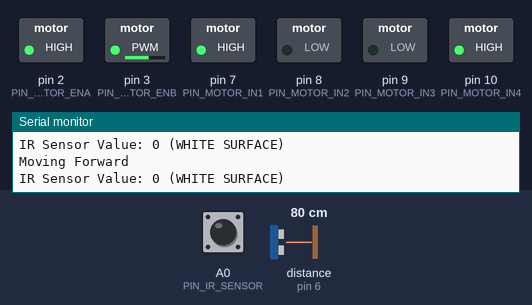
A sketch run on a simulated Arduino Nano, built with avr-gcc and run on an emulated ATmega328P. Parts: switched loads named in the sketch (green lamp = pin HIGH), the last lines printed to the serial monitor. Wiring (inferred from the names in the program): ultrasonic range finder: trigger pin 5; echo pin 6. Inputs (shaded band) come from the test bench; at power-on: A0 (PIN_IR_SENSOR) LOW, distance to the obstacle (sensor on pin 6) 80 cm. The echo pulse lasts 58.3 µs per cm; pins used as bus, display or sensor lines are not drawn.

Above: at 1.2 s.
1.3 s: A0 (PIN_IR_SENSOR) driven HIGH
At 3.8 s:
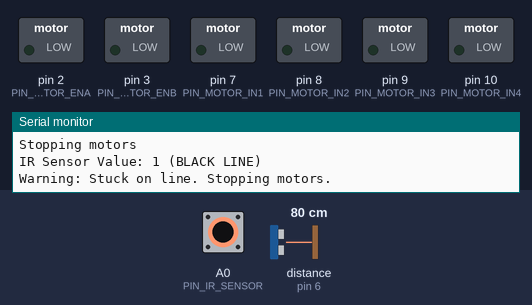
4.3 s: A0 (PIN_IR_SENSOR) driven LOW
At 4.7 s:
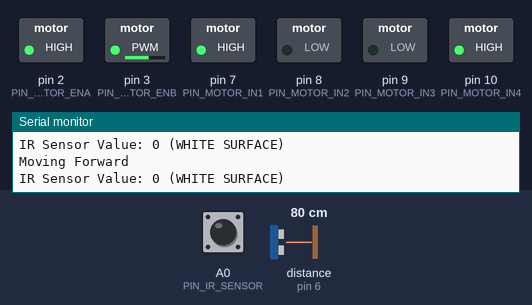
7.3 s: distance to the obstacle (sensor on pin 6) set to 18 cm
10.3 s: distance to the obstacle (sensor on pin 6) set to 14 cm
At 11.6 s:
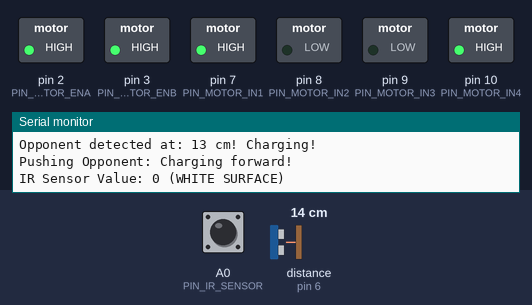
11.9 s: distance to the obstacle (sensor on pin 6) set to 35 cm
At 13.2 s:
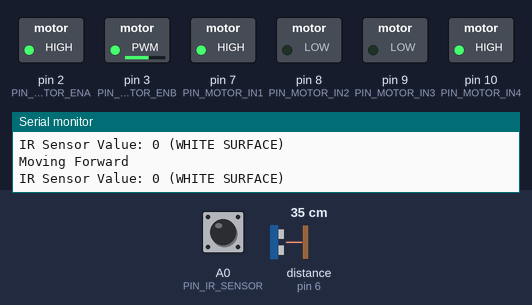
13.5 s: A0 (PIN_IR_SENSOR) pulsed HIGH 2 times (0.12 s each, 0.3 s apart)
At 14.3 s:
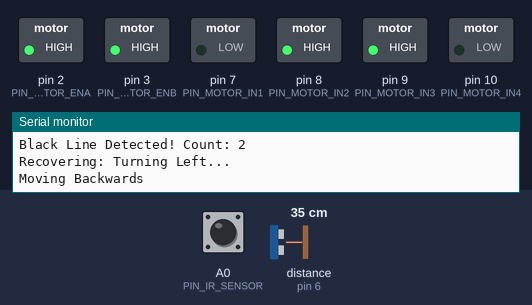
Timing chart, 0 to 16.8 s (numbered marks = the images above; inputs shaded):
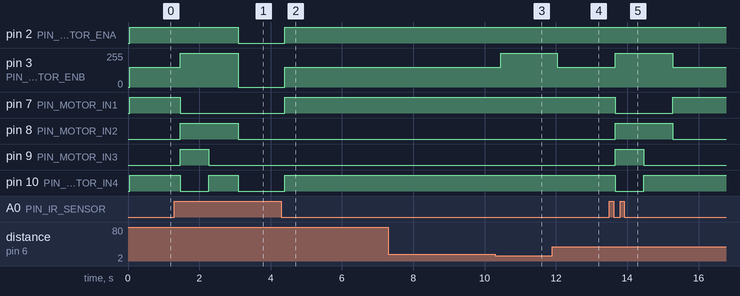

The sketch:

Sumobot_IR_with_Ultrasonic.ino
```cpp
/**
 * @file Sumobot IR with Ultrasonic.ino
 * @brief Autonomous Sumo Robot code using an IR sensor for ring edge detection
 *        and an Ultrasonic sensor for opponent detection and tracking.
 * @author Kurunotchi
 * @date 2026-05-22 (Refactored)
 *
 * Hardware Connections (Arduino Nano):
 * - IR Line Sensor: Pin A0 (Digital Input)
 * - Ultrasonic Sensor:
 *   - Trig Pin: Pin 5
 *   - Echo Pin: Pin 6
 * - L298N Motor Driver Control Pins:
 *   - IN1: Pin 7 (Left Motor Control 1)
 *   - IN2: Pin 8 (Left Motor Control 2)
 *   - IN3: Pin 9 (Right Motor Control 1)
 *   - IN4: Pin 10 (Right Motor Control 2)
 *   - ENA: Pin 2 (Left Motor Speed Enable, PWM)
 *   - ENB: Pin 3 (Right Motor Speed Enable, PWM)
 */

// --- Pin Definitions ---
const int PIN_IR_SENSOR = A0;   ///< Analog pin used as digital input for line sensor
const int PIN_US_TRIG   = 5;    ///< Ultrasonic Trigger Pin
const int PIN_US_ECHO   = 6;    ///< Ultrasonic Echo Pin

// L298N Motor Control Pins
const int PIN_MOTOR_IN1 = 7;    ///< Left Motor Input 1
const int PIN_MOTOR_IN2 = 8;    ///< Left Motor Input 2
const int PIN_MOTOR_IN3 = 9;    ///< Right Motor Input 1
const int PIN_MOTOR_IN4 = 10;   ///< Right Motor Input 2
const int PIN_MOTOR_ENA = 2;    ///< Left Motor Speed (PWM)
const int PIN_MOTOR_ENB = 3;    ///< Right Motor Speed (PWM)

// --- Sensor State Constants ---
const int LINE_DETECTED = HIGH;   ///< Sensor reads HIGH on the black ring border
const int SURFACE_WHITE = LOW;    ///< Sensor reads LOW on the white inside surface

// --- Speed Configurations (0 to 255) ---
const int SPEED_CRUISE  = 150;    ///< Motor speed when searching/cruising
const int SPEED_TURN    = 255;    ///< Motor speed during turn recovery
const int SPEED_ATTACK  = 255;    ///< Motor speed during opponent charge

// --- Tactical Configurations ---
const int OPPONENT_THRESHOLD_CM = 15;   ///< Detection threshold for opponent (in cm)
const unsigned long ACTION_DELAY_MS = 800; ///< Recovery turn and backing duration (in ms)
const int MAX_LINE_COUNT = 6;            ///< Reset count after this many line detections
const bool BACKUP_BEFORE_PUSH = false;   ///< Set to true to back up before charging (legacy behavior)

// --- Global Variables ---
int darklineCount = 0;                  ///< Tracks consecutive line detections to alternate turn directions
int previousValue = SURFACE_WHITE;       ///< Stores the previous sensor reading for edge detection

// --- Function Prototypes ---
void moveForward();
void moveBackwards();
void turnRight();
void turnLeft();
void pushOpponent(int speed);
void stopMotors();
long readDistanceCm();

/**
 * @brief Initialize pins, serial communication, and setup start-up feedback.
 */
void setup() {
  // Ultrasonic Pin Configuration
  pinMode(PIN_US_TRIG, OUTPUT);
  pinMode(PIN_US_ECHO, INPUT);

  // Motor Driver Control Pin Configuration
  pinMode(PIN_MOTOR_IN1, OUTPUT);
  pinMode(PIN_MOTOR_IN2, OUTPUT);
  pinMode(PIN_MOTOR_IN3, OUTPUT);
  pinMode(PIN_MOTOR_IN4, OUTPUT);

  pinMode(PIN_MOTOR_ENA, OUTPUT);
  pinMode(PIN_MOTOR_ENB, OUTPUT);

  // Line Sensor Pin Configuration
  pinMode(PIN_IR_SENSOR, INPUT);

  // Debug Serial Setup
  Serial.begin(9600);
  Serial.println(F("Sumobot IR & Ultrasonic Initialized. Ready for battle!"));
}

/**
 * @brief Main execution loop containing the sumobot state logic.
 */
void loop() {
  // Read sensors
  int lineState = digitalRead(PIN_IR_SENSOR);
  long distance = readDistanceCm();

  // Print line status to serial interface
  Serial.print(F("IR Sensor Value: "));
  Serial.print(lineState);
  Serial.print(F(" ("));
  Serial.print(lineState == LINE_DETECTED ? F("BLACK LINE") : F("WHITE SURFACE"));
  Serial.println(F(")"));

  // Check for White-to-Black border transition (Rising Edge)
  if (lineState == LINE_DETECTED && previousValue == SURFACE_WHITE) {
    darklineCount++;
    Serial.print(F("Black Line Detected! Count: "));
    Serial.println(darklineCount);

    // Alternate recovery directions based on detection count
    if (darklineCount >= 1 && darklineCount <= 3) {
      Serial.println(F("Recovering: Turning Left..."));
      turnLeft();
    } else if (darklineCount >= 4 && darklineCount <= 6) {
      Serial.println(F("Recovering: Turning Right..."));
      turnRight();
    }

    // Reset counter once we complete a full cycle of turns
    if (darklineCount >= MAX_LINE_COUNT) {
      darklineCount = 0;
      Serial.println(F("Resetting Dark Line Count."));
    }

    // Save line state and exit early to avoid executing movements on stale distance reading
    previousValue = LINE_DETECTED;
    return;
  }

  // Update previous state value
  previousValue = lineState;

  // If safe inside the ring, proceed with search or attack
  if (lineState == SURFACE_WHITE) {
    if (distance > 0 && distance < OPPONENT_THRESHOLD_CM) {
      Serial.print(F("Opponent detected at: "));
      Serial.print(distance);
      Serial.println(F(" cm! Charging!"));
      pushOpponent(SPEED_ATTACK);
    } else {
      moveForward();
    }
  } else {
    // Safety fallback: if we are still resting on the black line, halt to prevent driving out
    Serial.println(F("Warning: Stuck on line. Stopping motors."));
    stopMotors();
  }
}

/**
 * @brief Measure the distance to the closest object in front of the robot.
 * @return Distance in centimeters, or 999 if no object is within range (timeout).
 */
long readDistanceCm() {
  // Send a clean 10-microsecond HIGH pulse to trigger the sensor
  digitalWrite(PIN_US_TRIG, LOW);
  delayMicroseconds(2);
  digitalWrite(PIN_US_TRIG, HIGH);
  delayMicroseconds(10);
  digitalWrite(PIN_US_TRIG, LOW);

  // Read the return echo pulse. Timeout in 30,000 microseconds (~5 meters max)
  long duration = pulseIn(PIN_US_ECHO, HIGH, 30000);

  // duration is 0 if no pulse is received (timeout)
  if (duration == 0) {
    return 999;
  }

  // Calculate distance: speed of sound is 343 m/s or 0.0343 cm/us
  long distanceCm = (duration * 0.0343) / 2;
  return distanceCm;
}

/**
 * @brief Drive the robot straight forward at cruise speed.
 */
void moveForward() {
  Serial.println(F("Moving Forward"));
  analogWrite(PIN_MOTOR_ENA, SPEED_CRUISE);
  analogWrite(PIN_MOTOR_ENB, SPEED_CRUISE);
  digitalWrite(PIN_MOTOR_IN1, HIGH);
  digitalWrite(PIN_MOTOR_IN2, LOW);
  digitalWrite(PIN_MOTOR_IN3, LOW);
  digitalWrite(PIN_MOTOR_IN4, HIGH);
}

/**
 * @brief Drive both motors in reverse at full speed.
 */
void moveBackwards() {
  Serial.println(F("Moving Backwards"));
  analogWrite(PIN_MOTOR_ENA, SPEED_TURN);
  analogWrite(PIN_MOTOR_ENB, SPEED_TURN);
  digitalWrite(PIN_MOTOR_IN1, LOW);
  digitalWrite(PIN_MOTOR_IN2, HIGH);
  digitalWrite(PIN_MOTOR_IN3, HIGH);
  digitalWrite(PIN_MOTOR_IN4, LOW);
}

/**
 * @brief Back up and pivot right.
 */
void turnRight() {
  // Step 1: Move backwards away from the border
  moveBackwards();
  delay(ACTION_DELAY_MS);

  // Step 2: Pivot right (left motor forward, right motor backward)
  Serial.println(F("Pivoting Right"));
  analogWrite(PIN_MOTOR_ENA, SPEED_TURN);
  analogWrite(PIN_MOTOR_ENB, SPEED_TURN);
  digitalWrite(PIN_MOTOR_IN1, HIGH);
  digitalWrite(PIN_MOTOR_IN2, LOW);
  digitalWrite(PIN_MOTOR_IN3, HIGH);
  digitalWrite(PIN_MOTOR_IN4, LOW);
  delay(ACTION_DELAY_MS);
}

/**
 * @brief Back up and pivot left.
 */
void turnLeft() {
  // Step 1: Move backwards away from the border
  moveBackwards();
  delay(ACTION_DELAY_MS);

  // Step 2: Pivot left (left motor backward, right motor forward)
  Serial.println(F("Pivoting Left"));
  analogWrite(PIN_MOTOR_ENA, SPEED_TURN);
  analogWrite(PIN_MOTOR_ENB, SPEED_TURN);
  digitalWrite(PIN_MOTOR_IN1, LOW);
  digitalWrite(PIN_MOTOR_IN2, HIGH);
  digitalWrite(PIN_MOTOR_IN3, LOW);
  digitalWrite(PIN_MOTOR_IN4, HIGH);
  delay(ACTION_DELAY_MS);
}

/**
 * @brief Engage and push the opponent.
 * @param speed Speed level (0 - 255) to drive the motors.
 */
void pushOpponent(int speed) {
  if (BACKUP_BEFORE_PUSH) {
    // Legacy wind-up maneuver
    Serial.println(F("Pushing Opponent: Backing up first..."));
    moveBackwards();
    delay(ACTION_DELAY_MS);
  }

  // Charge forward at specified speed
  Serial.println(F("Pushing Opponent: Charging forward!"));
  analogWrite(PIN_MOTOR_ENA, speed);
  analogWrite(PIN_MOTOR_ENB, speed);
  digitalWrite(PIN_MOTOR_IN1, HIGH);
  digitalWrite(PIN_MOTOR_IN2, LOW);
  digitalWrite(PIN_MOTOR_IN3, LOW);
  digitalWrite(PIN_MOTOR_IN4, HIGH);
}

/**
 * @brief Stop both motors immediately.
 */
void stopMotors() {
  Serial.println(F("Stopping motors"));
  analogWrite(PIN_MOTOR_ENA, 0);
  analogWrite(PIN_MOTOR_ENB, 0);
  digitalWrite(PIN_MOTOR_IN1, LOW);
  digitalWrite(PIN_MOTOR_IN2, LOW);
  digitalWrite(PIN_MOTOR_IN3, LOW);
  digitalWrite(PIN_MOTOR_IN4, LOW);
}
```

Measured:
- the behaviour switches between 16 and 15 cm on distance to the obstacle (sensor on pin 6) (found by bisection; images 2 and 3)
- after the input at 1.3 s, pin 2 (PIN_MOTOR_ENA): HIGH → LOW after 1.8 s; pin 3 (PIN_MOTOR_ENB): 150/255 → 255/255 after 0.16 s, → 0/255 1.6 s later; pin 7 (PIN_MOTOR_IN1): HIGH → LOW after 0.16 s; pin 8 (PIN_MOTOR_IN2): LOW → HIGH after 0.16 s, → LOW 1.6 s later; pin 9 (PIN_MOTOR_IN3): LOW → HIGH after 0.16 s, → LOW 0.80 s later
- after the input at 4.3 s, pin 2 (PIN_MOTOR_ENA), pin 7 (PIN_MOTOR_IN1), pin 10 (PIN_MOTOR_IN4): LOW → HIGH after 0.09 s; pin 3 (PIN_MOTOR_ENB): 0/255 → 150/255 after 0.09 s
- after the input at 10.3 s, pin 3 (PIN_MOTOR_ENB): 150/255 → 255/255 after 0.16 s
- after the input at 11.9 s, pin 3 (PIN_MOTOR_ENB): 255/255 → 150/255 after 0.14 s
- after the input at 13.5 s, pin 3 (PIN_MOTOR_ENB): 150/255 → 255/255 after 0.17 s, → 150/255 1.6 s later; pin 7 (PIN_MOTOR_IN1): HIGH → LOW after 0.17 s, → HIGH 1.6 s later
